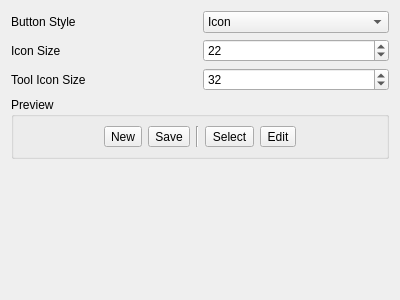
<?xml version="1.0" encoding="UTF-8"?>

<!--
SPDX-FileCopyrightText: 2019-2023 Mattia Basaglia <dev@dragon.best>

SPDX-License-Identifier: GPL-3.0-or-later
-->

<ui version="4.0">
 <class>glaxnimate::gui::ToolbarSettingsWidget</class>
 <widget class="QWidget" name="ToolbarSettingsWidget">
  <property name="geometry">
   <rect>
    <x>0</x>
    <y>0</y>
    <width>400</width>
    <height>300</height>
   </rect>
  </property>
  <layout class="QGridLayout" name="gridLayout">
   <item row="1" column="1">
    <widget class="QSpinBox" name="spin_icon_size">
     <property name="minimum">
      <number>8</number>
     </property>
     <property name="maximum">
      <number>999</number>
     </property>
     <property name="singleStep">
      <number>1</number>
     </property>
     <property name="value">
      <number>22</number>
     </property>
    </widget>
   </item>
   <item row="2" column="1">
    <widget class="QSpinBox" name="spin_tool_icon_size">
     <property name="maximum">
      <number>999</number>
     </property>
     <property name="value">
      <number>32</number>
     </property>
    </widget>
   </item>
   <item row="0" column="1">
    <widget class="QComboBox" name="combo_style">
     <item>
      <property name="text">
       <string>Icon</string>
      </property>
     </item>
     <item>
      <property name="text">
       <string>Text</string>
      </property>
     </item>
     <item>
      <property name="text">
       <string>Text beside Icon</string>
      </property>
     </item>
     <item>
      <property name="text">
       <string>Text under Icon</string>
      </property>
     </item>
    </widget>
   </item>
   <item row="2" column="0">
    <widget class="QLabel" name="label_3">
     <property name="text">
      <string>Tool Icon Size</string>
     </property>
    </widget>
   </item>
   <item row="1" column="0">
    <widget class="QLabel" name="label_2">
     <property name="text">
      <string>Icon Size</string>
     </property>
    </widget>
   </item>
   <item row="0" column="0">
    <widget class="QLabel" name="label">
     <property name="text">
      <string>Button Style</string>
     </property>
    </widget>
   </item>
   <item row="4" column="0" colspan="2">
    <widget class="QGroupBox" name="groupBox">
     <property name="title">
      <string>Preview</string>
     </property>
     <layout class="QHBoxLayout" name="horizontalLayout">
      <item>
       <spacer name="horizontalSpacer">
        <property name="orientation">
         <enum>Qt::Horizontal</enum>
        </property>
        <property name="sizeHint" stdset="0">
         <size>
          <width>40</width>
          <height>20</height>
         </size>
        </property>
       </spacer>
      </item>
      <item>
       <widget class="QToolButton" name="preview_1">
        <property name="text">
         <string>New</string>
        </property>
        <property name="icon">
         <iconset theme="document-new">
          <normaloff>.</normaloff>.</iconset>
        </property>
       </widget>
      </item>
      <item>
       <widget class="QToolButton" name="preview_2">
        <property name="enabled">
         <bool>true</bool>
        </property>
        <property name="text">
         <string>Save</string>
        </property>
        <property name="icon">
         <iconset theme="document-save">
          <normaloff>.</normaloff>.</iconset>
        </property>
       </widget>
      </item>
      <item>
       <widget class="Line" name="line">
        <property name="orientation">
         <enum>Qt::Vertical</enum>
        </property>
       </widget>
      </item>
      <item>
       <widget class="QToolButton" name="preview_tool_1">
        <property name="text">
         <string>Select</string>
        </property>
        <property name="icon">
         <iconset theme="edit-select">
          <normaloff>.</normaloff>.</iconset>
        </property>
       </widget>
      </item>
      <item>
       <widget class="QToolButton" name="preview_tool_2">
        <property name="text">
         <string>Edit</string>
        </property>
        <property name="icon">
         <iconset theme="edit-node">
          <normaloff>.</normaloff>.</iconset>
        </property>
       </widget>
      </item>
      <item>
       <spacer name="horizontalSpacer_2">
        <property name="orientation">
         <enum>Qt::Horizontal</enum>
        </property>
        <property name="sizeHint" stdset="0">
         <size>
          <width>40</width>
          <height>20</height>
         </size>
        </property>
       </spacer>
      </item>
     </layout>
    </widget>
   </item>
   <item row="5" column="0">
    <spacer name="verticalSpacer">
     <property name="orientation">
      <enum>Qt::Vertical</enum>
     </property>
     <property name="sizeHint" stdset="0">
      <size>
       <width>20</width>
       <height>40</height>
      </size>
     </property>
    </spacer>
   </item>
  </layout>
 </widget>
 <resources/>
 <connections>
  <connection>
   <sender>combo_style</sender>
   <signal>currentIndexChanged(int)</signal>
   <receiver>ToolbarSettingsWidget</receiver>
   <slot>update_preview()</slot>
   <hints>
    <hint type="sourcelabel">
     <x>295</x>
     <y>28</y>
    </hint>
    <hint type="destinationlabel">
     <x>595</x>
     <y>56</y>
    </hint>
   </hints>
  </connection>
  <connection>
   <sender>spin_icon_size</sender>
   <signal>valueChanged(int)</signal>
   <receiver>ToolbarSettingsWidget</receiver>
   <slot>update_preview()</slot>
   <hints>
    <hint type="sourcelabel">
     <x>268</x>
     <y>48</y>
    </hint>
    <hint type="destinationlabel">
     <x>448</x>
     <y>131</y>
    </hint>
   </hints>
  </connection>
  <connection>
   <sender>spin_tool_icon_size</sender>
   <signal>valueChanged(int)</signal>
   <receiver>ToolbarSettingsWidget</receiver>
   <slot>update_preview()</slot>
   <hints>
    <hint type="sourcelabel">
     <x>345</x>
     <y>105</y>
    </hint>
    <hint type="destinationlabel">
     <x>516</x>
     <y>208</y>
    </hint>
   </hints>
  </connection>
 </connections>
 <slots>
  <slot>update_preview()</slot>
 </slots>
</ui>
